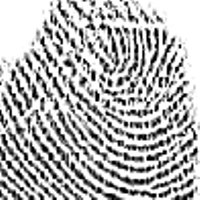
#> input picture images-dataset/sub1/11.jpg, 200 x 200 px, found by its file name
$ python compressed_images.py
#> lines starting #> are read from the running program, lines starting #| are printed output that depends on the picture
#> in compress_image, image is the input picture: shape (200, 200, 3); min 0, max 255, mean 177.9
import numpy as np
import imageio


def power_iteration(A, Omega, power_iter=3):
#> called with power_iter = 3
    Y = A @ Omega
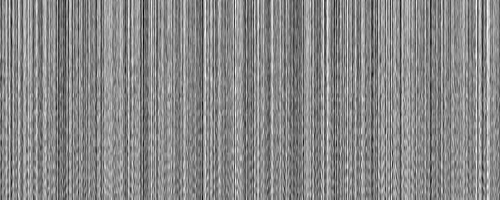
#> Y: shape (200, 500) float64; min -10571.4, max 9277.8, mean 78.7; drawn with min black and max white
    for q in range(power_iter):
        Y = A @ (A.T @ Y)
#> this loop made 3 passes
#> pass 1, in power_iteration, `Y = A @ (A.T @ Y)`:
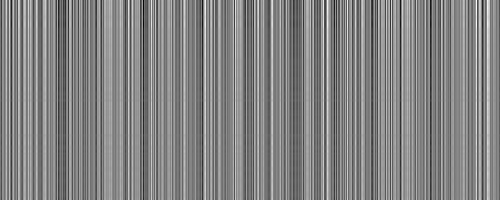
#> Y: shape (200, 500) float64; min -1.18e+13, max 1.14e+13, mean 1.02e+11; drawn with min black and max white
    Q, _ = np.linalg.qr(Y)
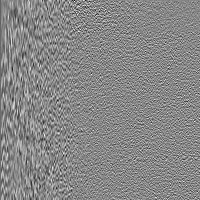
#> Q: shape (200, 200) float64; min -0.331, max 0.291, mean -0.00036; drawn with min black and max white
    return Q


def rsvd(A, Omega):
    Q = power_iteration(A, Omega)
    B = Q.T @ A
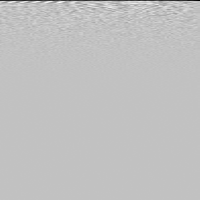
#> B: shape (200, 200) float64; min -3517.6, max 1110.2, mean -12.6; drawn with min black and max white
    u_tilde, s, v = np.linalg.svd(B, full_matrices=0)
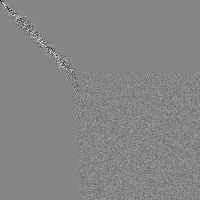
#> u_tilde: shape (200, 200) float64; min -1, max 0.903, mean -4.49e-06; drawn with min black and max white
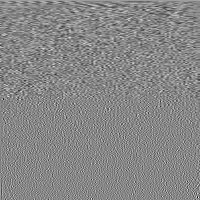
#> v: shape (200, 200) float64; min -0.425, max 0.377, mean 0.000353; drawn with min black and max white
#> s = 200 values, max 36006.5 at index 0, min 0.0214 at index 199, mean 704.1
    u = Q @ u_tilde
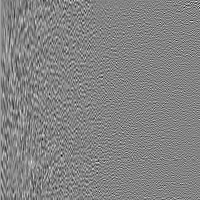
#> u: shape (200, 200) float64; min -0.379, max 0.355, mean 0.000379; drawn with min black and max white
    return u, s, v


def compress_image(image, output_file='resultest.jpg', r_value=500):
    image = imageio.imread(image)
    try:
        A = image[:, :, 1]
    except:
        A = image[:, ]
    rank = r_value
    Omega = np.random.randn(A.shape[1], rank)
    u, s, v = rsvd(A, Omega)
    a = u[:, : rank] @ np.diag(s[: rank]) @ v[: rank, :]
    imageio.imwrite(output_file, a.astype(np.uint8))
    return a


if __name__ == '__main__':
    compress_image('./images-dataset/sub1/11.jpg', './images-dataset-compressed/sub1/11.jpg')
